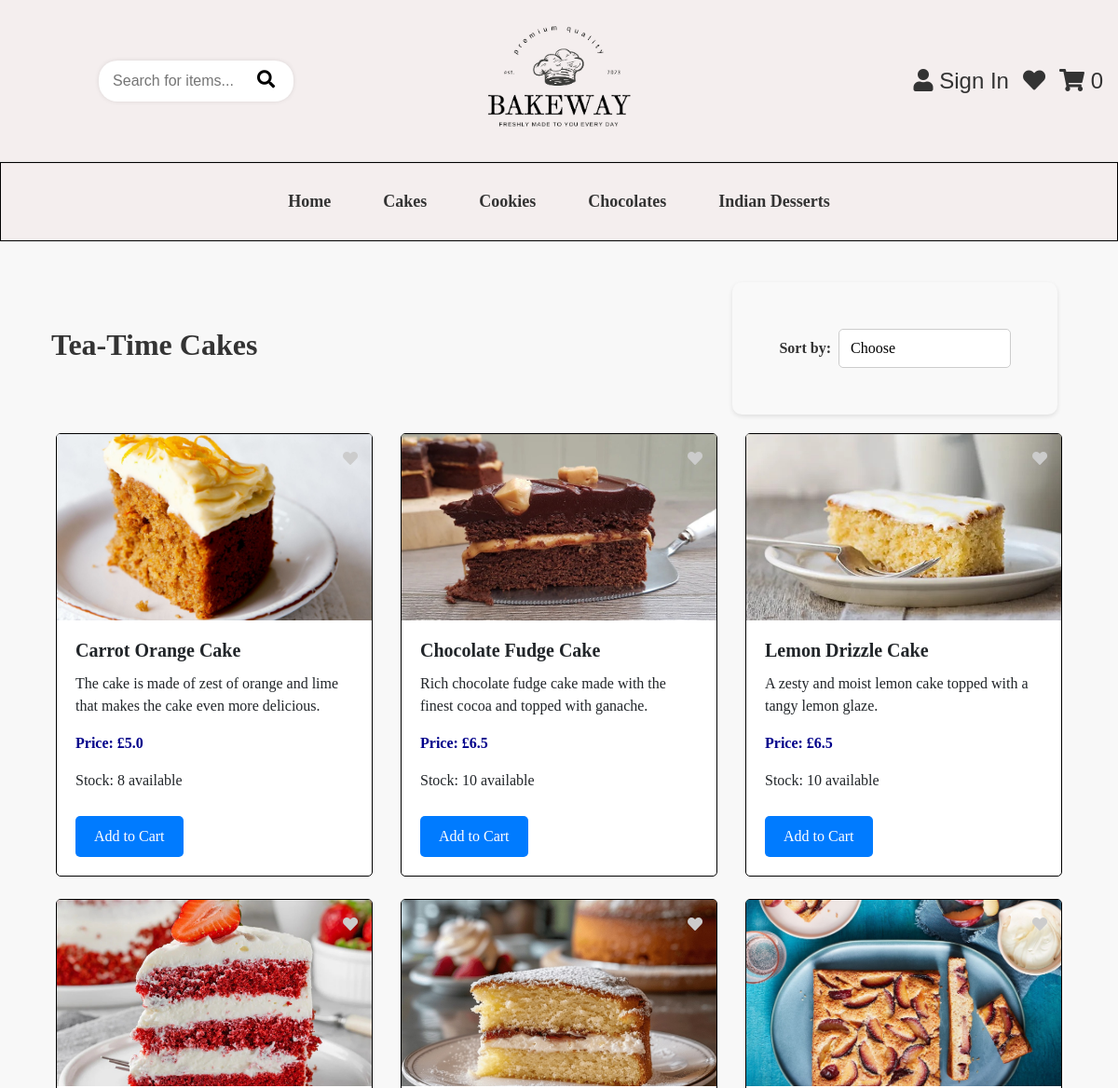
Before: /cakes (upper part) with the older database file.
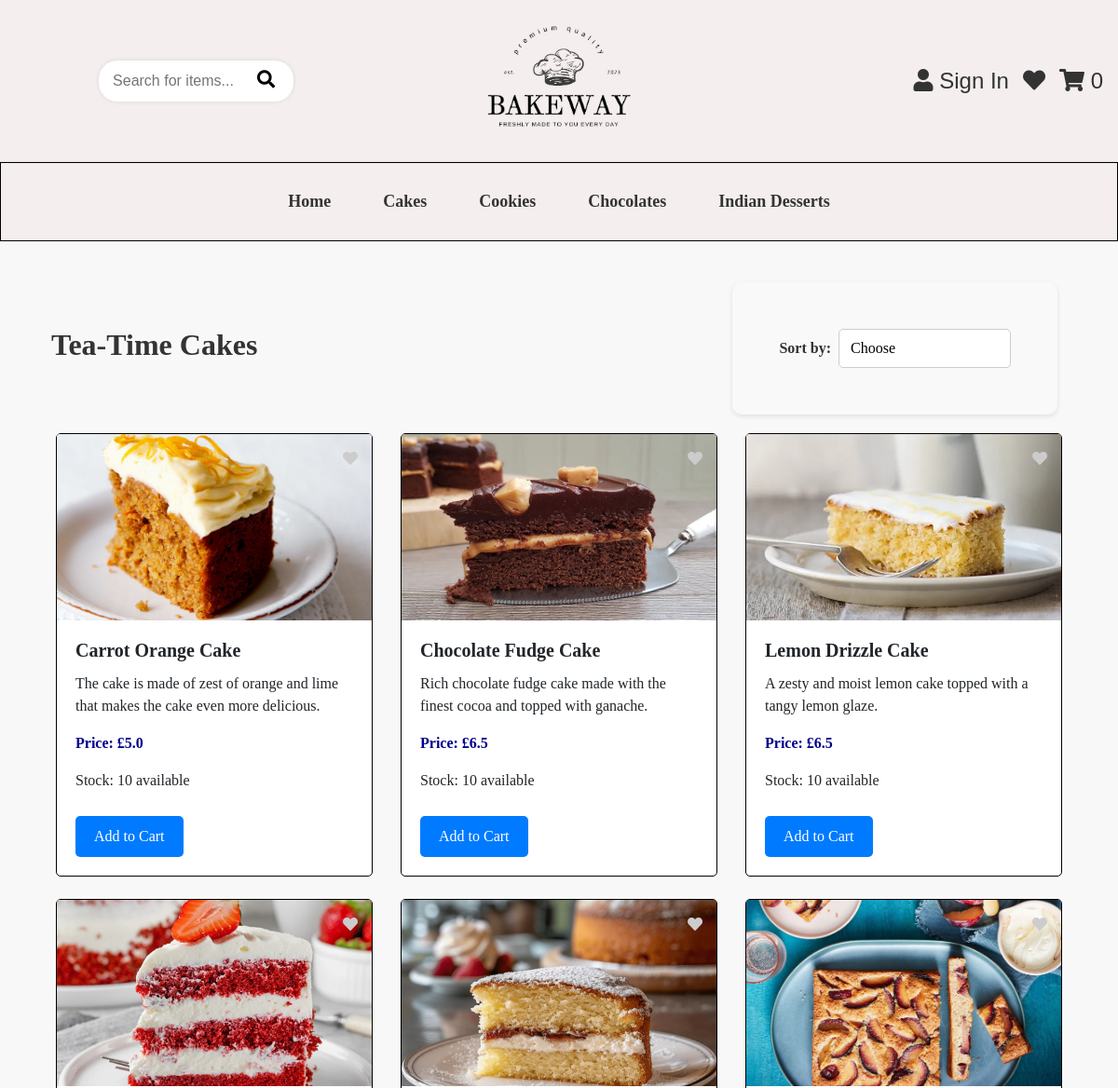
After: the same page with the newer database file.
### app/models.py (models this page shows, shortened)
class Product(db.Model):
    id = db.Column(db.Integer, primary_key=True)
    name = db.Column(db.String(100), nullable=False)
    description = db.Column(db.Text, nullable=False)
    price = db.Column(db.Float, nullable=False)
    category = db.Column(db.String(50), nullable=False)  # 'Cake', 'Cookie', 'Chocolate', 'Desserts'.
    image = db.Column(db.String(225), nullable=False)
    stock = db.Column(db.Integer, nullable=False, default=0)  # Stock quantity

### app/views.py (the view)
@app.route('/cakes')
def cakes():
    sort_option = request.args.get('sort')
    query = request.args.get('query', '').strip().lower()
    cakes_query = Product.query.filter_by(category='Cake')
    if query:
        cakes_query = cakes_query.filter(Product.name.ilike(f'%{query}%'))
    if sort_option == 'lowest_to_highest':
        cakes_query = cakes_query.order_by(Product.price.asc())
    elif sort_option == 'highest_to_lowest':
        cakes_query = cakes_query.order_by(Product.price.desc())
    elif sort_option == 'A_to_Z':
        cakes_query = cakes_query.order_by(Product.name.asc())
    cakes = cakes_query.all()
    return render_template('cakes.html', products=cakes, query=query)

### app/views.py (called while the page is built)
@app.before_request
def initialize_cart():
    if 'cart' not in session:
        session['cart'] = {}

@app.context_processor
def inject_cart_quantity():
    if current_user.is_authenticated:
        total_quantity = db.session.query(
            db.func.sum(CartItem.quantity)
        ).filter_by(user_id=current_user.id).scalar() or 0
    else:
        cart = session.get('cart', {})
        total_quantity = sum(item['quantity'] for item in cart.values())
    return dict(cart_total_quantity=total_quantity)

### app/templates/cakes.html (shortened to what this page needs)
{% extends "base.html" %}
{% block content %}
<div class="d-flex justify-content-between align-items-center">
  <h2><strong>Tea-Time Cakes</strong></h2>
  <div class="sort-container">
    <form method="GET" action="{{ url_for('cakes') }}" class="form-inline" >
      <label for="sort" class="mr-2 sort-label">Sort by:</label>
      <select name="sort" id="sort" class="sort-select" onchange="this.form.submit()" >
        <option value="Default"  {% if request.args.get('sort') %}selected{% endif %}> Choose</option>
      </select>
    </form>
  </div>
</div>
<div class="container">
  <div class="row">
    {% for product in products %}
    <div class="col-md-4 mb-4">
      <div class="card">
        <div class="position-relative">
          <img src="{{ url_for('static', filename=product.image) }}" class="card-img-top" alt="{{ product.name }}">
          <a href="javascript:void(0);"
          class="like-button position-absolute"
          style="top: 10px; right: 10px;"
          data-product-id="{{ product.id }}"
          onclick="addToWishlist(this)">
          <i class="fas fa-heart"></i>
       </a>
        </div>
        <div class="card-body">
          <h5 class="card-title"><strong>{{ product.name }}</strong></h5>
          <p class="card-text">{{ product.description }}</p>
          <p class="text-primary font-weight-bold">Price: £{{ product.price }}</p>
          <p>Stock: {% if product.stock > 0 %} {{ product.stock }} available {% else %} Out of stock {% endif %}</p>
          <div class="d-flex justify-content-between">
            {% if product.stock > 0 %}
            <a href="javascript:void(0);" onclick="document.getElementById('addToCartForm{{ product.id }}').submit();" class="btn btn-primary">Add to Cart</a>
          {% else %}
          <button class="btn btn-primary" disabled>Add to Cart</button>
            {% endif %}
          </div>
        </div>
      </div>
    </div>
    {% endfor %}
  </div>
</div>
{% endblock %}

### app/templates/base.html (shortened to what this page needs)
<!DOCTYPE html>
<html lang="en">
<head>
  <link href="https://stackpath.bootstrapcdn.com/bootstrap/4.5.2/css/bootstrap.min.css" rel="stylesheet">
  <link rel="stylesheet" href="{{ url_for('static', filename='style.css') }}">
  <link rel="stylesheet" href="https://cdnjs.cloudflare.com/ajax/libs/font-awesome/5.15.4/css/all.min.css">
</head>
<body>
<header class="d-flex justify-content-between align-items-center p-3 flex-wrap">
  <div class="search-container">
    <form action="/search" method="get" class="search-form">
      <input type="text" name="query" placeholder="Search for items..." class="search-input">
      <button type="submit" class="search-btn"><i class="fas fa-search"></i></button>
    </form>
  </div>
  <div class="logo">
    <a href="/">
      <img src="{{ url_for('static', filename='images/logo.jpg') }}" alt="Bakeway Logo" class="logo-img">
    </a>
  </div>
  <div class="header-icons d-flex align-items-center gap-3">
    {% if current_user.is_authenticated %}
      <a href="{{ url_for('dashboard') }}" class="icon-link"><i class="fas fa-user"></i> My Account</a>
    {% else %}
      <a href="{{ url_for('login') }}" class="icon-link"><i class="fas fa-user"></i> Sign In</a>
    {% endif %}
<a href="javascript:void(0);" class="icon-link" data-toggle="modal" data-target="#wishlistModal">
  <i class="fas fa-heart"></i>
</a>
    <a href="/cart" class="icon-link">
      <i class="fas fa-shopping-cart"></i>
      <span class="cart-quantity">{{ cart_total_quantity }}</span>
    </a>
  </div>
</header>
  <nav class="navbar navbar-expand-lg">
    <div class="container">
      <div class="collapse navbar-collapse" id="navbarNav">
        <ul class="navbar-nav mx-auto">
          <li class="nav-item"><a class="nav-link" href="/">Home</a></li>
          <li class="nav-item"><a class="nav-link" href="/cakes">Cakes</a></li>
          <li class="nav-item"><a class="nav-link" href="/cookies">Cookies</a></li>
          <li class="nav-item"><a class="nav-link" href="/chocolates">Chocolates</a></li>
          <li class="nav-item"><a class="nav-link" href="/indian-desserts">Indian Desserts</a></li>
        </ul>
      </div>
    </div>
  </nav>
  <div class="container mt-4">
    {% block content %}
    {% endblock %}
  </div>
  <link rel="stylesheet" type="text.css" href="//cdnjs.cloudflare.com/ajax/libs/cookieconsent/3.1.1/cookieconsent.min.css" />
</body>
</html>

### app/static/style.css (style rules this page uses)
h2 { color: #333; font-family: 'Times New Roman', Times, serif; text-align: center; padding: 10px; }
body { font-family: Arial, sans-serif; background-color: #f8f8f8; margin: 0; }
header { display: flex; justify-content: space-between; align-items: center; background-color: #f4eeee; padding: 10px 20px; border-bottom: 1px solid #e0e0e0; flex-wrap: wrap; }
.logo { flex: 1; display: flex; justify-content: center; }
.logo-img { width: 180px; height: auto; }
.search-container { flex: 1; display: flex; justify-content: flex-start; }
.search-form { display: flex; align-items: center; background-color: #fff; border-radius: 20px; box-shadow: 0 0 5px rgba(0, 0, 0, 0.1); padding: 5px 10px; max-width: 250px; }
.search-input { border: none; outline: none; padding: 5px; font-size: 1rem; width: 150px; }
.search-btn { background-color: white; border: none; padding: 5px 10px; cursor: pointer; color: black; }
.search-btn i { font-size: 1.2rem; }
.header-icons { flex: 1; display: flex; justify-content: flex-end; gap: 15px; }
.header-icons .icon-link { color: #333; font-size: 1.5rem; text-decoration: none; }
* { margin: 0; padding: 0; box-sizing: border-box; }
.navbar { background-color: #f4eeee; border-bottom: 1px solid #e0e0e0; padding: 10px; border: 0.5px solid black; border-radius: 0px !important; }
.navbar-nav { list-style-type: none; display: flex; justify-content: center; }
.nav-item { padding: 10px 20px; font-family: 'Times New Roman', Times, serif; font-size: large; }
.nav-link { text-decoration: none; color: #333; font-weight: bold; }
.card { display: flex; flex-direction: column; height: 100%; border-radius: 5px; border: 0.5px solid black; font-family: 'Times New Roman', Times, serif; }
.card-body { flex-grow: 1; display: flex; flex-direction: column; justify-content: space-between; }
.card-img-top { height: 200px; object-fit: cover; }
.text-primary { color: darkblue !important; }
.like-button { position: absolute; top: 10px; right: 10px; z-index: 10; border-radius: 50%; padding: 5px; cursor: pointer; transition: color 0.3s ease-in-out; }
.like-button i { color: #ccc; }
.sort-container { display: flex; align-items: center; justify-content: flex-start; gap: 10px; font-family: 'Times New Roman', Times, serif; }
.sort-label { font-size: 1rem; color: #333; font-weight: bold; }
.sort-select { appearance: none; border: 1px solid #ccc; background-color: #fff; padding: 8px 12px; font-size: 14px; cursor: pointer; }
.sort-select::after { content: '▼'; position: absolute; right: 10px; pointer-events: none; }
.sort-container { display: flex; align-items: center; justify-content: center; padding: 20px; }
.sort-label { margin-right: 8px; }
.sort-select { font-size: 1rem; padding: 8px 12px; border-radius: 5px; border: 1px solid #ccc; background-color: #fff; box-shadow: none !important; cursor: pointer; transition: all 0.3s ease; }
form { max-width: 500px; margin: auto; padding: 50px; background: #f9f9f9; border-radius: 10px; box-shadow: 0px 2px 5px rgba(0, 0, 0, 0.1); }
.btn { padding: 12px; background-color: #007bff; color: white; border: none; border-radius: 5px; cursor: pointer; margin-top: 10px; font-family: 'Times New Roman', Times, serif; }
.btn { display: inline-block; padding: 10px 20px; background-color: #007bff; color: white; border-radius: 5px; text-decoration: none; text-align: center; }

Changed rows visible on the page:
changed Product "Carrot Orange Cake": stock "8" → "10"
